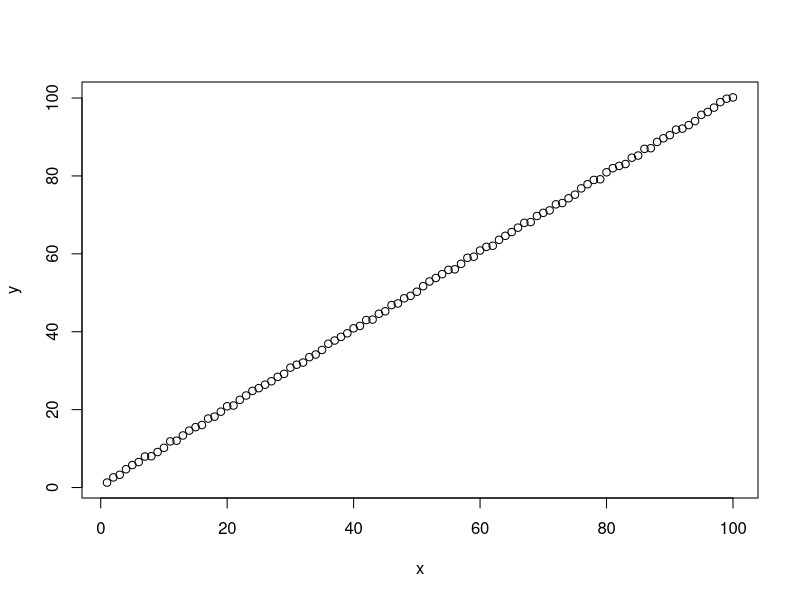
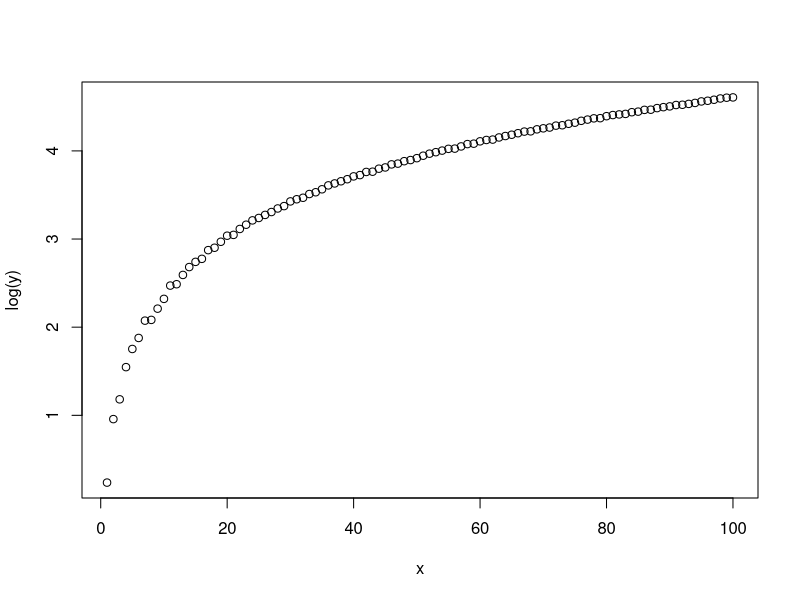

Here is the R script that generated these plots, in order:
## @knitr p1

n = 100
x = 1:n
y = x + runif(n)

## @knitr p2

plot(x, y)
plot(x, log(y))

## @knitr p3

too_many_na = function(df, threshold, axis) {
    na_prop  = apply(is.na(df), axis, mean)
    indices = unname(which(na_prop > threshold))
    return(indices)
}


## @knitr session
print(sessionInfo(), locale=FALSE)
